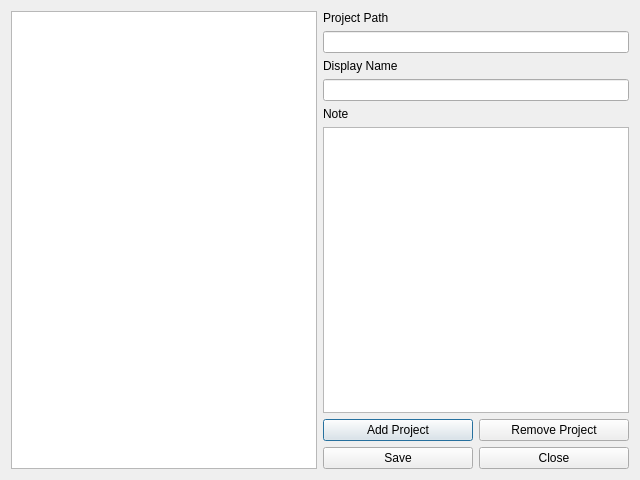
<?xml version="1.0" encoding="UTF-8"?>
<ui version="4.0">
 <class>MultiPrjWsConfigDialog</class>
 <widget class="QDialog" name="MultiPrjWsConfigDialog">
  <property name="geometry">
   <rect>
    <x>0</x>
    <y>0</y>
    <width>640</width>
    <height>480</height>
   </rect>
  </property>
    <property name="windowTitle">
     <string>Workspace Config</string>
    </property>
    <layout class="QGridLayout" name="gridLayout">
   <item row="0" column="0" rowspan="8">
        <widget class="QListWidget" name="lstProjects"/>
     </item>
     <item row="0" column="1">
        <widget class="QLabel" name="lblPathTitle">
         <property name="text">
            <string>Project Path</string>
         </property>
        </widget>
     </item>
     <item row="1" column="1">
        <widget class="QLineEdit" name="lnProjectPath">
         <property name="readOnly">
            <bool>true</bool>
         </property>
        </widget>
     </item>
     <item row="2" column="1">
      <widget class="QLabel" name="lblDisplayNameTitle">
       <property name="text">
        <string>Display Name</string>
       </property>
      </widget>
      </item>
      <item row="3" column="1">
      <widget class="QLineEdit" name="lnDisplayName"/>
      </item>
      <item row="4" column="1">
        <widget class="QLabel" name="lblNoteTitle">
         <property name="text">
            <string>Note</string>
         </property>
        </widget>
     </item>
      <item row="5" column="1">
        <widget class="QPlainTextEdit" name="txtNote"/>
     </item>
      <item row="6" column="1">
        <layout class="QHBoxLayout" name="hboxEditBtns">
         <item>
            <widget class="QPushButton" name="btnAddProject">
             <property name="text">
                <string>Add Project</string>
             </property>
            </widget>
         </item>
         <item>
            <widget class="QPushButton" name="btnRemoveProject">
             <property name="text">
                <string>Remove Project</string>
             </property>
            </widget>
         </item>
        </layout>
     </item>
   <item row="7" column="1">
        <layout class="QHBoxLayout" name="hboxBottomBtns">
         <item>
            <widget class="QPushButton" name="btnSave">
             <property name="text">
                <string>Save</string>
             </property>
            </widget>
         </item>
         <item>
            <widget class="QPushButton" name="btnClose">
             <property name="text">
                <string>Close</string>
             </property>
            </widget>
         </item>
        </layout>
     </item>
    </layout>
 </widget>
 <resources/>
 <connections/>
</ui>
